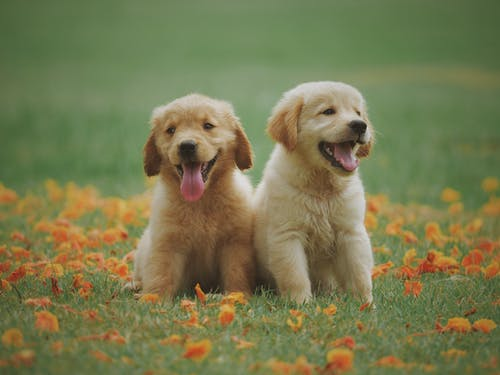
#> input picture Open-cv Tutorials/dog1.jpeg, 500 x 375 px
$ jupyter execute opencv-6.ipynb
#> lines starting #> are read from the running program, lines starting #| are printed output that depends on the picture
[cell 1]
import cv2

# Split

[cell 2]
im = cv2.imread('dog1.jpeg')
#> im is the input picture: shape (375, 500, 3); mean B, G, R 79.3, 121.5, 120.2
r,g,b=cv2.split(im)
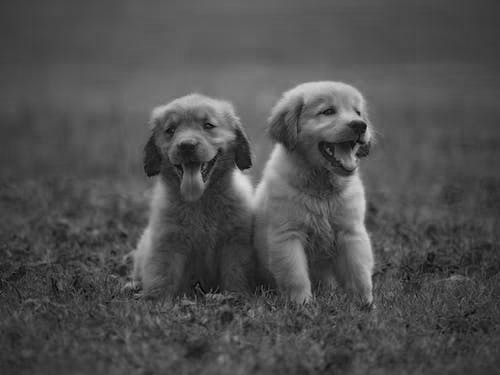
#> r: shape (375, 500); min 0, max 221, mean 79.3
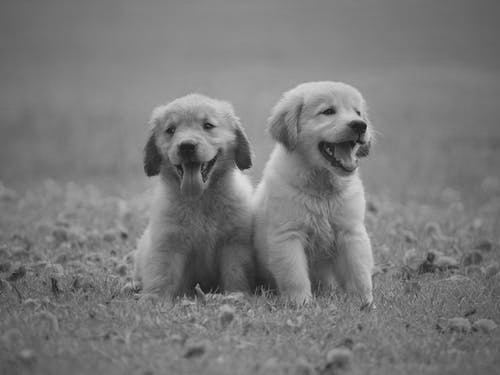
#> g: shape (375, 500); min 17, max 221, mean 121.5
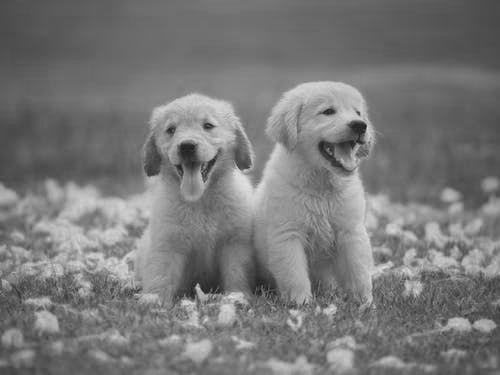
#> b: shape (375, 500); min 17, max 236, mean 120.2

[cell 3]
r

[cell 4]
cv2.imshow("g",b)
cv2.waitKey(0)
cv2.destroyAllWindows()

# Merging the images

[cell 5]
merge=cv2.merge((r,g,b))
cv2.imshow("merge",merge)
cv2.waitKey(0)
cv2.destroyAllWindows()

# Resizing our Images

[cell 6]
after=cv2.resize(merge,(120,245))
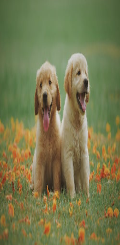
#> after: shape (245, 120, 3); mean B, G, R 79.2, 121.4, 120.1
cv2.imshow("after resize",after)
cv2.waitKey()
cv2.destroyAllWindows()

## Adding Two Pictures

[cell 7]
dog1=cv2.imread("dog1.jpeg")
dog2=cv2.imread("dog2.jpg")
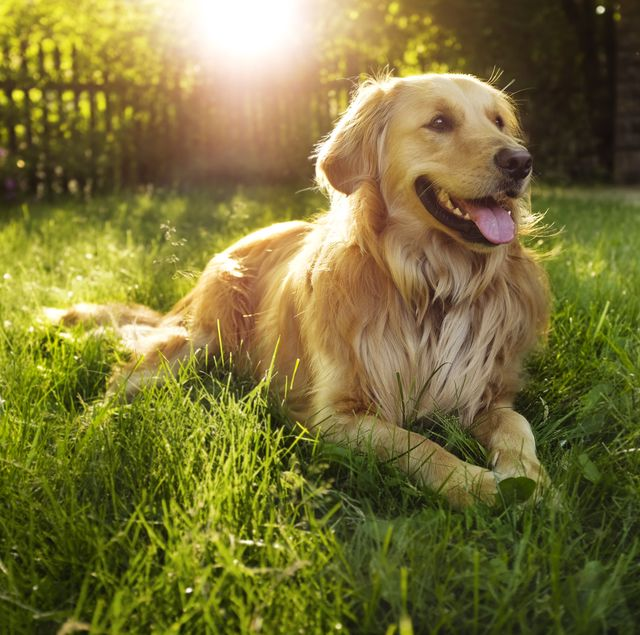
#> input picture Open-cv Tutorials/dog2.jpg, 640 x 635 px
#> dog2 is the input picture: shape (635, 640, 3); mean B, G, R 56.4, 114.9, 122.6
dog2_resize=cv2.resize(dog2,(500,375))
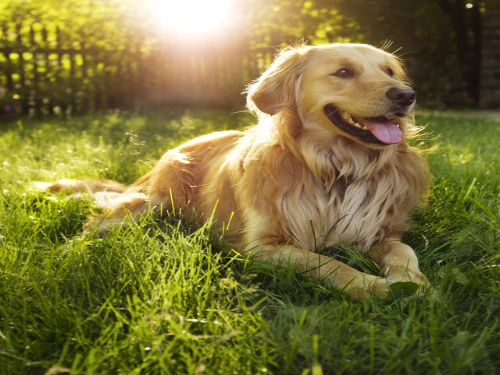
#> dog2_resize: shape (375, 500, 3); mean B, G, R 56.3, 114.8, 122.5
mix=cv2.add(dog1,dog2_resize)
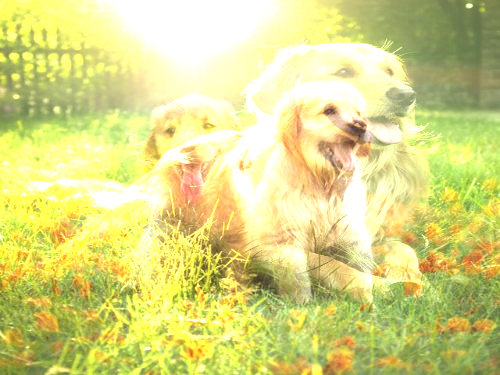
#> mix: shape (375, 500, 3); mean B, G, R 132.1, 216.8, 217.4
cv2.imshow("addition",mix)
cv2.waitKey()
cv2.destroyAllWindows()

[cell 8]
dog1.shape
#> Out = (375, 500, 3)

[cell 9]
dog2_resize.shape
#> Out = (375, 500, 3)
